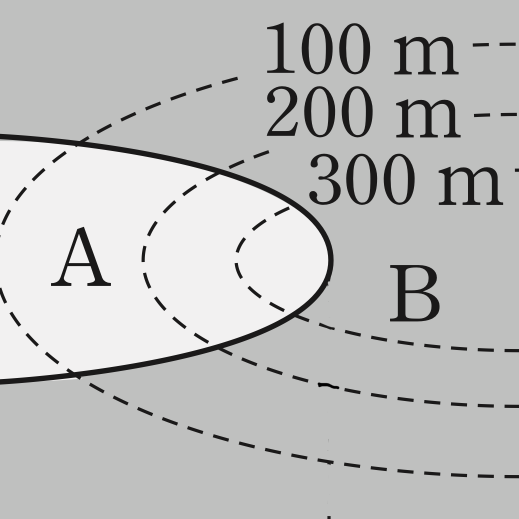
#> input picture images/g2.png, 1038 x 1038 px (shown at 1/2 size)
$ python 04-mountain-animation.py
#> lines starting #> are read from the running program, lines starting #| are printed output that depends on the picture
import matplotlib.pyplot as plt
import numpy as np
from matplotlib import animation
plt.rcParams["figure.figsize"] = (10,10)

def parabola(p, center_x, center_y, Y):
    X = center_x + (1 / (4 * p)) * ((Y - center_y) ** 2)
    return X

fig, ax = plt.subplots(subplot_kw={"projection": "3d"})
ax.set_xlim([0, 1036])
ax.set_ylim([0, 1036])
ax.set_zlim([0, 500])

values = [
    # (p, x_start, height)
    (60, -10, 100),
    (40, 290, 200),
    (20, 470, 300),
]

def draw():
    img = plt.imread("../images/g2.png")
#> img is the input picture: shape (1038, 1038, 4) float32; mean R, G, B, A 0.749, 0.749, 0.748, 1
    X, Y = np.ogrid[0:img.shape[0], 0:img.shape[1]]
#> X = 1038 values from 0 to 1037
    img = img[-Y, X]
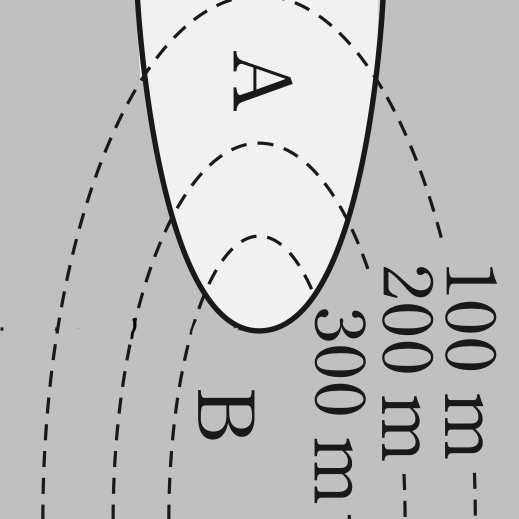
#> img: shape (1038, 1038, 4) float32 (shown at 1/2 size); mean R, G, B, A 0.75, 0.749, 0.749, 1
    Z = np.zeros_like(X)
#> Z = 1038 values from 0 to 0

    print("DRAW")
    ax.plot_surface(X, Y, Z, rstride=5, cstride=5, facecolors=img)

    XYZs = []
    # draw contours
    for v in values:
        Y = np.arange(0, 1036, 0.5)
        X = parabola(v[0], v[1], 1036 / 2, Y)
        Z = np.full((len(X)), v[2])
        ax.scatter(X, Y, Z, edgecolor="brown", alpha=0.5)
        XYZs.append((X, Y, Z))

    for n in range(len(XYZs) - 1):
        for i in range(len(XYZs[n][0])):  # 점의 개수
            print("\t"+f"{n}th contour's {i}th point", end="\r")
            XYZ = []
            for axis in range(3):
                element = np.linspace(XYZs[n][axis][i], XYZs[n + 1][axis][i], 50)
                XYZ.append(element)
            X, Y, Z = tuple(XYZ)
            Y = np.full((len(X)), XYZs[n][1][i])
            ax.scatter(X, Y, Z, edgecolor="brown", alpha=0.5)

    print("\nDRAW [OK]")
    return fig,

def animate(i):
    print(f"ANIMATE [{i}/360]", end="\r")
    ax.view_init(elev=30., azim=i)
    return fig,

# Animate
#> (the run stopped early here; a loop or call above may not have finished)
